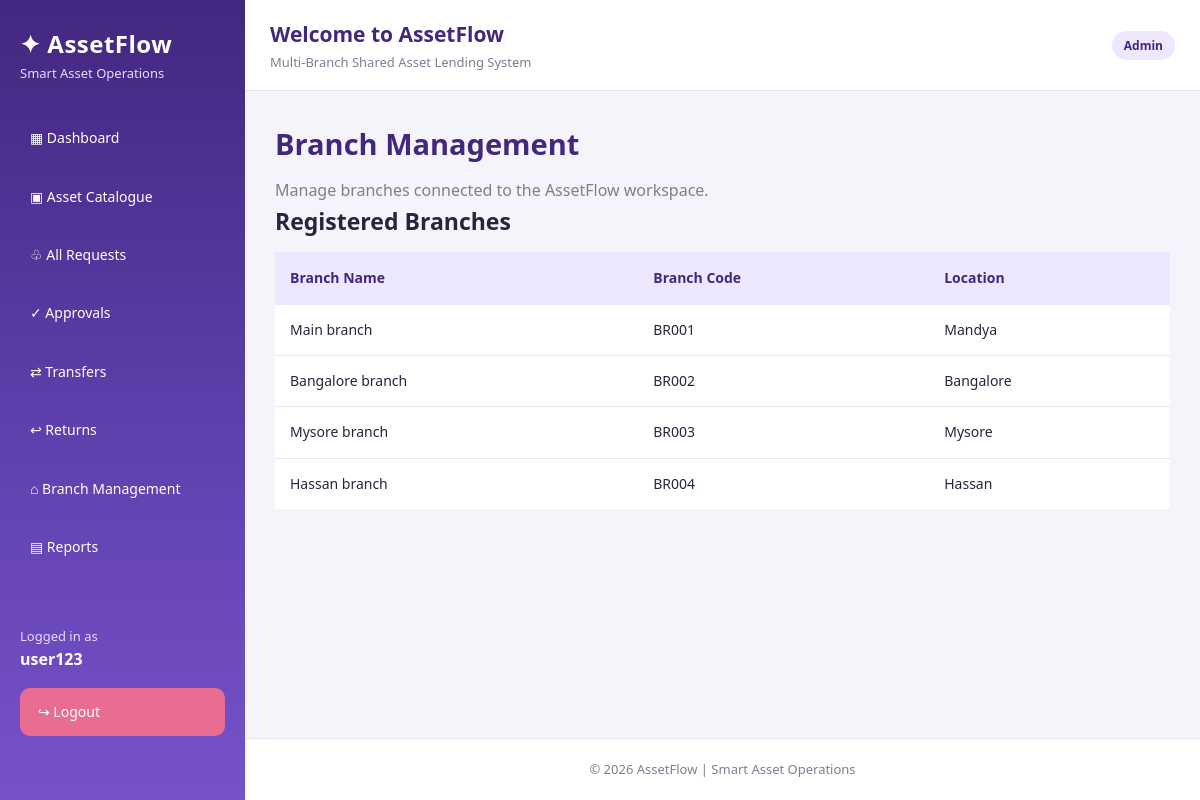
Page /branches/ (signed in) on the committed database.
### myapp/models.py (models this page shows, shortened)
class Branch(models.Model):
    name = models.CharField(max_length=100)
    branch_code = models.CharField(max_length=20, unique=True)
    location = models.CharField(max_length=200)
    latitude = models.DecimalField(
        max_digits=9,
        decimal_places=6,
        null=True,
        blank=True
    )
    longitude = models.DecimalField(
        max_digits=9,
        decimal_places=6,
        null=True,
        blank=True
    )

### myapp/views.py (the view, shortened to what this page needs)
# urls.py: path("branches/", views.branches, name="branches"),
@role_required("ADMIN")
def branches(request):
    return render(
        request,
        "myapp/branches.html",
        {
            "branches": Branch.objects.all()
        }
    )

### myapp/views.py (called while the page is built)
def current_role(user):
    if not user.is_authenticated:
        return ""
    if user.is_superuser:
        return "ADMIN"
    try:
        return user.profile.role
    except UserProfile.DoesNotExist:
        return ""

def role_required(*allowed_roles):
    def decorator(view_function):
        @wraps(view_function)
        @login_required
        def wrapper(request, *args, **kwargs):
            role = current_role(request.user)
            if role not in allowed_roles:
                messages.error(
                    request,
                    "You do not have permission to access this page."
                )
                return redirect("dashboard")
            return view_function(request, *args, **kwargs)
        return wrapper
    return decorator

### myapp/templates/myapp/branches.html (shortened to what this page needs)
{% extends 'myapp/base.html' %}
{% block content %}
<div class="page-header">
    <div>
        <h1>Branch Management</h1>
        <p>Manage branches connected to the AssetFlow workspace.</p>
    </div>
</div>
<div class="content-card">
    <h2>Registered Branches</h2>
    <div class="table-wrapper">
        <table>
            <thead>
                <tr>
                    <th>Branch Name</th>
                    <th>Branch Code</th>
                    <th>Location</th>
                </tr>
            </thead>
            <tbody>
                {% for branch in branches %}
                <tr>
                    <td>{{ branch.name }}</td>
                    <td>{{ branch.branch_code }}</td>
                    <td>{{ branch.location }}</td>
                </tr>
                {% empty %}
                <tr><td colspan="3" class="empty-state">No branches registered.</td></tr>
                {% endfor %}
            </tbody>
        </table>
    </div>
</div>
{% endblock %}

### myapp/templates/myapp/base.html (shortened to what this page needs)
{% load static %}
<!DOCTYPE html>
<html lang="en">
<head>
    <link rel="stylesheet" href="{% static 'myapp/css/style.css' %}">
</head>
<body>
{% if user.is_authenticated %}
<div class="app-layout">
    <aside class="sidebar">
        <div style="padding:25px 20px;">
            <h2 style="color:white; margin:0;">✦ AssetFlow</h2>
            <p style="color:#e5dcff; font-size:13px;">
                Smart Asset Operations
            </p>
        </div>
        <nav>
            <a href="{% url 'dashboard' %}">▦ Dashboard</a>
            <a href="{% url 'assets' %}">▣ Asset Catalogue</a>
            {% if user.is_superuser or user.profile.role == "ADMIN" %}
                <a href="{% url 'requests' %}">♧ All Requests</a>
                <a href="{% url 'approvals' %}">✓ Approvals</a>
                <a href="{% url 'transfers' %}">⇄ Transfers</a>
                <a href="{% url 'returns' %}">↩ Returns</a>
                <a href="{% url 'branches' %}">⌂ Branch Management</a>
                <a href="{% url 'reports' %}">▤ Reports</a>
            {% elif user.profile.role == "STAFF" %}
                <a href="{% url 'requests' %}">♧ My Requests</a>
                <a href="{% url 'transfers' %}">⇄ Transfers</a>
                <a href="{% url 'returns' %}">↩ Returns</a>
            {% endif %}
        </nav>
        <div style="padding:20px; margin-top:30px;">
            <p style="color:#e5dcff; font-size:13px;">
                Logged in as
            </p>
            <strong style="color:white;">
                {{ user.username }}
            </strong>
            <a href="{% url 'logout' %}"
               style="background:#e96d91; margin:15px 0 0;">
                ↪ Logout
            </a>
        </div>
    </aside>
    <div class="main-area">
        <header class="topbar">
            <div>
                <h2 style="margin:0;">Welcome to AssetFlow</h2>
                <p style="margin:0;">
                    Multi-Branch Shared Asset Lending System
                </p>
            </div>
            <div>
                <span class="badge">
                    {% if user.is_superuser %}
                        Admin
                    {% else %}
                        {{ user.profile.get_role_display }}
                    {% endif %}
                </span>
            </div>
        </header>
        <main class="main-content">
            {% block content %}{% endblock %}
        </main>
        <footer style="text-align:center; padding:20px; color:#817c91;">
            © {% now "Y" %} AssetFlow | Smart Asset Operations
        </footer>
    </div>
</div>
{% else %}
    {% block public_content %}{% endblock %}
{% endif %}
</body>
</html>

### myapp/static/myapp/css/style.css (style rules this page uses)
:root { --purple: #6842c2; --purple-dark: #43277f; --purple-light: #eee8ff; --teal: #16a69a; --teal-light: #e0f7f4; --orange: #f39a42; --orange-light: #fff0dc; --pink: #e96d91; --pink-light: #ffe6ee; --green: #219b68; --green-light: #dcf7e9; --red: #df5260; --red-light: #ffe3e7; --background: #f6f4fb; --white: #ffffff; --text: #29243d; --muted: #817c91; --border: #e9e5f0; --shadow: 0 8px 25px rgba(65, 44, 110, 0.08); --radius: 15px; }
* { margin: 0; padding: 0; box-sizing: border-box; }
html { scroll-behavior: smooth; }
body { font-family: "Segoe UI", Arial, sans-serif; background: var(--background); color: var(--text); line-height: 1.6; }
a { text-decoration: none; color: inherit; }
.app-layout { display: flex; min-height: 100vh; }
.main-area { flex: 1; min-width: 0; display: flex; flex-direction: column; }
.main-content { padding: 30px; flex: 1; }
.sidebar, .navigation { width: 245px; flex-shrink: 0; min-height: 100vh; background: linear-gradient( 180deg, #43277f 0%, #6040ad 55%, #7652ca 100% ); color: white; }
.sidebar h2 { color: white; font-size: 24px; letter-spacing: 0.5px; }
.sidebar p { color: #e5dcff; }
.sidebar nav, .navigation { display: flex; flex-direction: column; }
.sidebar a, .navigation a { display: block; padding: 13px 18px; margin: 5px 12px; border-radius: 10px; color: white; font-size: 14px; transition: all 0.25s ease; }
.topbar, header { background: var(--white); padding: 18px 25px; border-bottom: 1px solid var(--border); }
.topbar { display: flex; justify-content: space-between; align-items: center; gap: 15px; flex-wrap: wrap; }
.topbar h2 { color: var(--purple-dark); font-size: 21px; margin: 0; }
.topbar p { color: var(--muted); font-size: 13px; }
h1 { font-size: 29px; color: var(--purple-dark); margin-bottom: 10px; }
h2 { font-size: 23px; margin-bottom: 12px; }
p { color: var(--muted); }
table { width: 100%; border-collapse: collapse; background: white; }
th { background: var(--purple-light); color: var(--purple-dark); text-align: left; padding: 15px; font-size: 14px; }
td { padding: 14px 15px; border-bottom: 1px solid var(--border); font-size: 14px; }
tr:last-child td { border-bottom: none; }
.badge, .status { display: inline-block; padding: 5px 12px; border-radius: 20px; font-size: 12px; font-weight: 700; background: var(--purple-light); color: var(--purple-dark); }
footer { background: white; border-top: 1px solid var(--border); padding: 20px; text-align: center; color: var(--muted); font-size: 13px; }

### rows in the picture
Branch: name "Main branch", branch_code "BR001", location "Mandya"
Branch: name "Bangalore branch", branch_code "BR002", location "Bangalore"
Branch: name "Mysore branch", branch_code "BR003", location "Mysore"
Branch: name "Hassan branch", branch_code "BR004", location "Hassan"

### other values in the picture
{{ user.username }} "user123"
